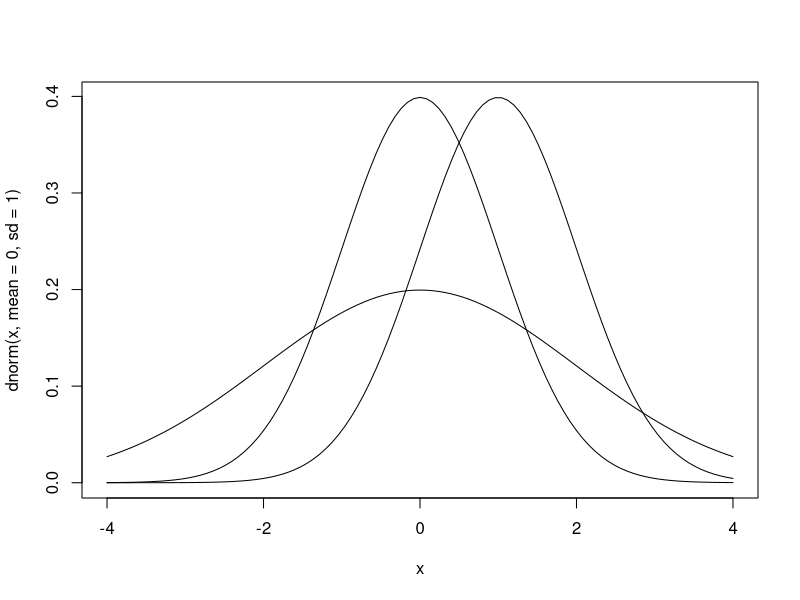
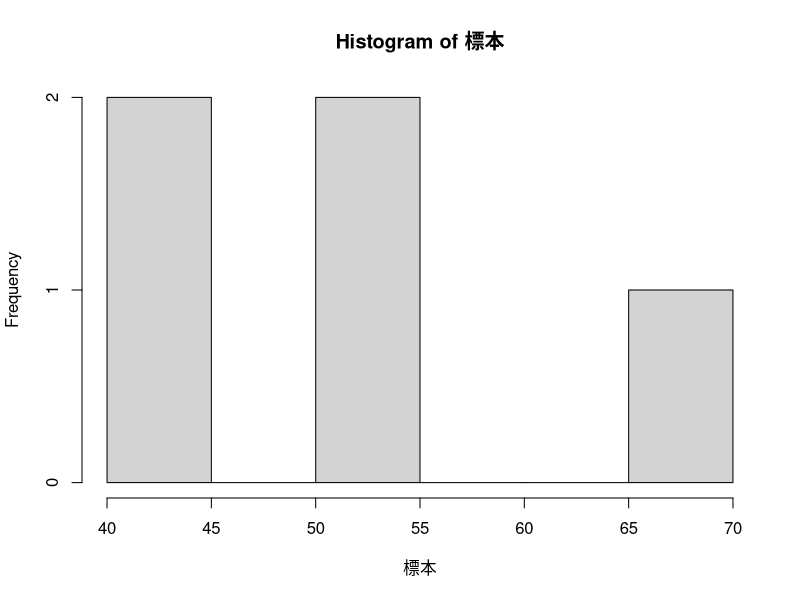
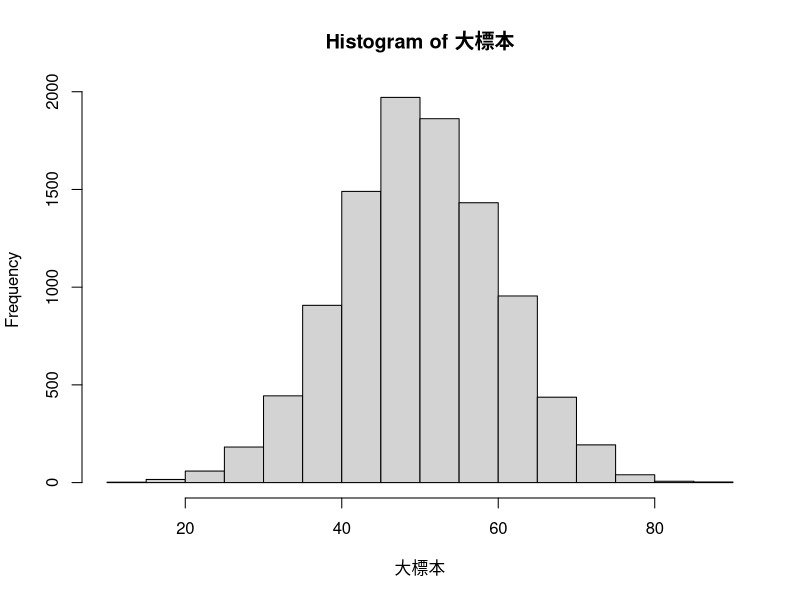
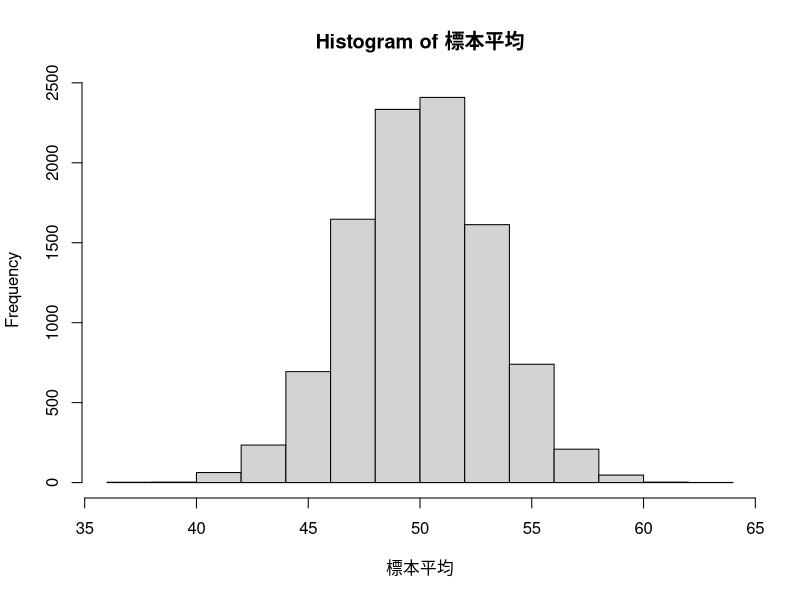
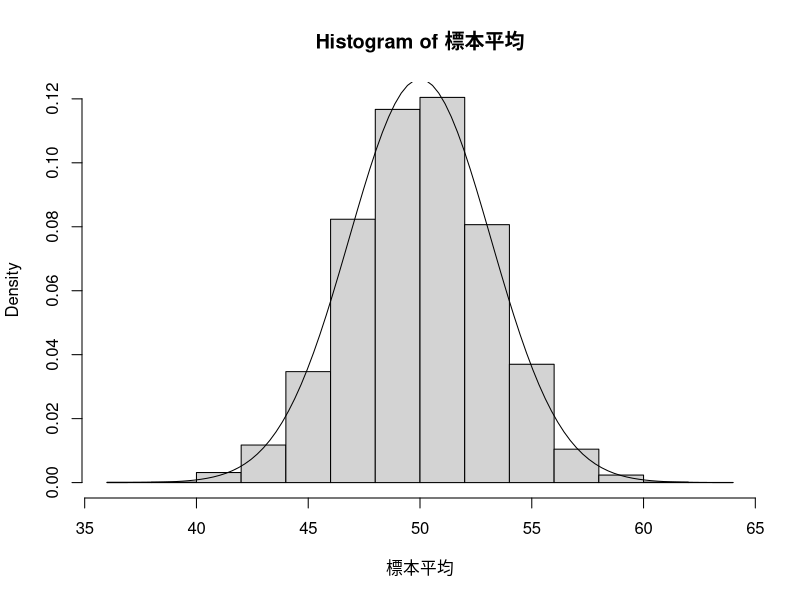
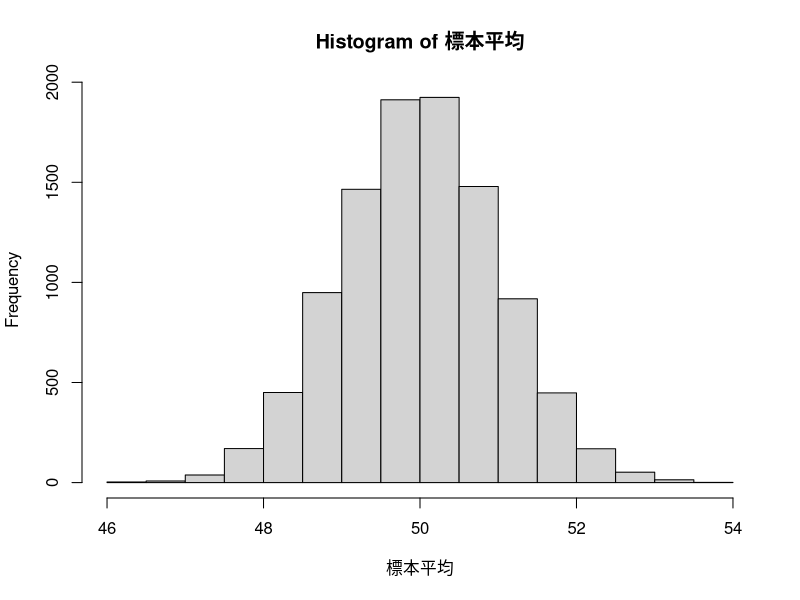
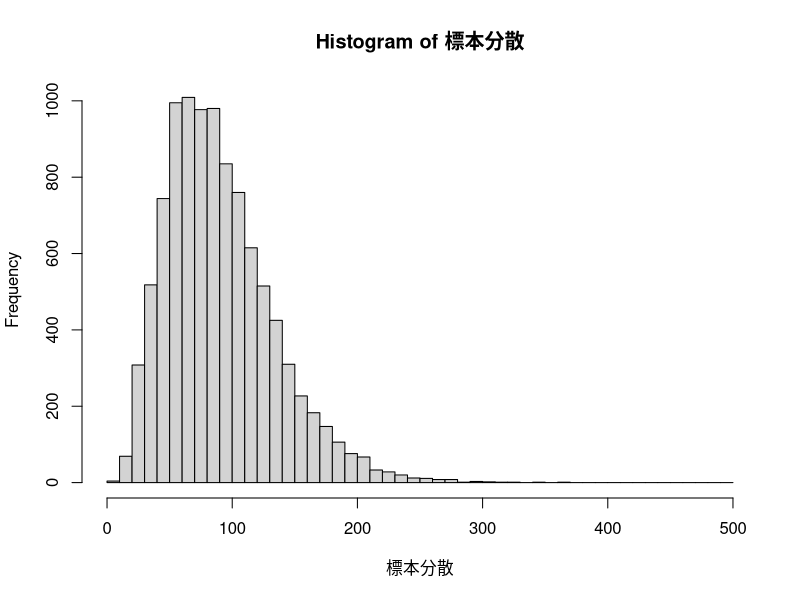
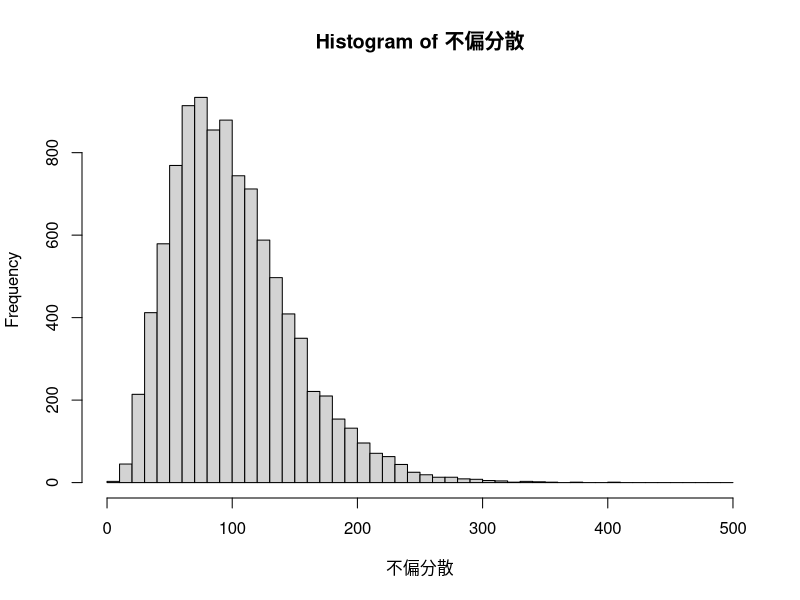

Write R code to recreate these figures, in order.
## ---- chunk 1
身長 <- c(165.2, 175.9, 161.7, 174.2, 172.1, 163.3, 170.9, 170.6, 168.4, 171.3)
mean(身長)
## ---- chunk 2
curve(dnorm(x,mean=0,sd=1),from=-4,to=4)
curve(dnorm(x,mean=1,sd=1),add=TRUE)
curve(dnorm(x,mean=0,sd=2),add=TRUE)
## ---- chunk 3
set.seed(1)
標本 <- rnorm(n=5,mean=50,sd=10)
標本
hist(標本)
## ---- chunk 4
大標本 <- rnorm(n=10000,mean=50,sd=10)
hist(大標本)
## ---- chunk 5
mean(rnorm(n=10,mean=50,sd=10))
mean(rnorm(n=10,mean=50,sd=10))
mean(rnorm(n=10,mean=50,sd=10))
## ---- chunk 6
標本平均 <- replicate(10000, mean(rnorm(n=10,mean=50,sd=10)))
hist(標本平均)
## ---- chunk 7
誤差絶対値5以下 <- abs(標本平均-50) <= 5
table(誤差絶対値5以下)
## ---- chunk 8
mean(標本平均)
var(標本平均)
## ---- chunk 9
hist(標本平均,freq=FALSE)
curve(dnorm(x,mean=50,sd=sqrt(10)),add=TRUE)
## ---- chunk 10
標本平均 <- replicate(10000, mean(rnorm(n=100,mean=50,sd=10)))
var(標本平均)
## ---- chunk 11
hist(標本平均)
## ---- chunk 12
library(purrr)

samples <- replicate(10000, rnorm(n=10,mean=50,sd=10), simplify = FALSE)
標本分散 <- samples %>% map_dbl(~ mean((. - mean(.))^2))
不偏分散 <- samples %>% map_dbl(var)
## ---- chunk 13
mean(標本分散)
mean(不偏分散)
## ---- chunk 14
sd(標本分散)
sd(不偏分散)
## ---- chunk 15
hist(標本分散,breaks=seq(0,500,10))
hist(不偏分散,breaks=seq(0,500,10))
## ---- chunk 16
table(標本分散>=200)
table(不偏分散>=200)
## ---- chunk 17
標本平均 <- samples %>% map_dbl(mean)
標本中央値 <- samples %>% map_dbl(median)
## ---- chunk 18
mean(標本平均)
mean(標本中央値)
## ---- chunk 19
sd(標本平均)
sd(標本中央値)
